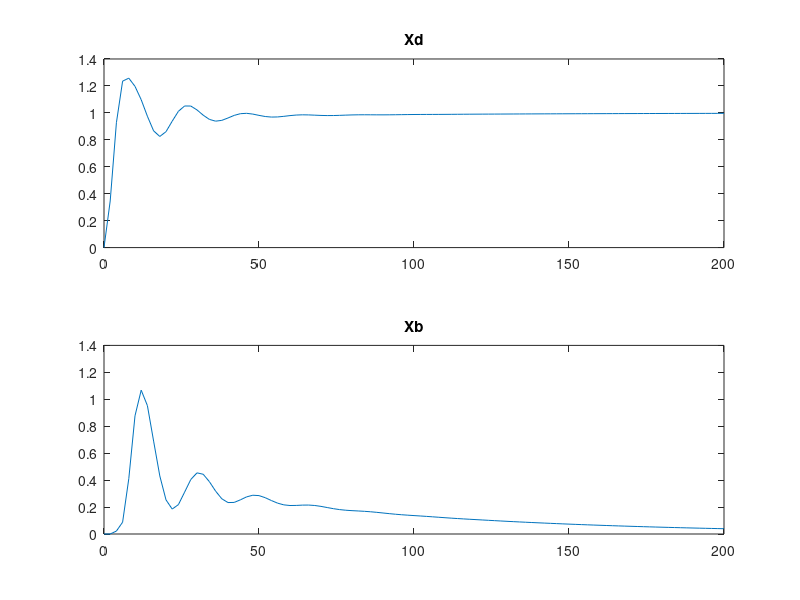
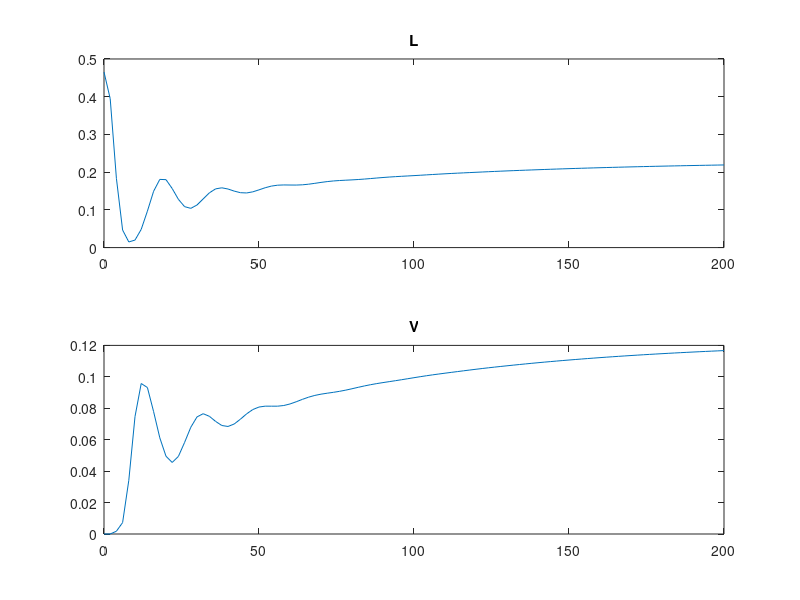

MATLAB code for these plots, in order:
clear all;close all;clc

Xd_3=0; Xd_2=0; Xd_1=0;
Xb_3=0; Xb_2=0; Xb_1=0;

L_7=0;L_6=0; L_5=0; L_4=0; L_3=0; L_2=0; L_1=0;

V_5=0; V_4=0; V_3=0; V_2=0; V_1=0;

F_8=0; F_7=0; F_6=0; F_5=0; F_4=0; F_3=0; F_2=0; F_1=0;

ti = 0;
dt = 2;
tf = 200;

rxd = 1;
rxb = 0;


F = 0.1;
Kpd = 0.375;
Kid = 0.375/8.29;

Kpb = -0.075;
Kib = -0.075/23.6;

k  = 1;

t = ti:dt:tf;
t = t';
int_err_Xd = 0;
int_err_Xb = 0;

for tt = ti:dt:tf
    
Xd(k,1) = 2.6707*Xd_1 - 2.3773*Xd_2 + 0.7053*Xd_3...
        + 0.744*L_1 -0.6263*L_2 - 0.6583*L_3 + 0.5571*L_4...
        - 0.8789*V_2 + 0.7102*V_3 + 0.7945*V_4 - 0.64995*V_5...
        + 0.4549*F_5 -0.7948*F_6 + 0.3267*F_7 + 0.01804*F_8;
 
Xb(k,1) = 2.5621*Xb_1 - 2.1877*Xb_2 + 0.6225*Xb_3...
        + 0.5786*L_4 - 0.473*L_5 - 0.4749*L_6 + 0.3947*L_7...
        - 1.302*V_2 + 0.9887*V_3 + 1.1224*V_4 - 0.8685*V_5...
        + 0.2177*F_2 + 0.1005*F_3 - 0.6446*F_4 + 0.3413*F_5;

err_Xd = rxd - Xd(k,1);
err_Xb = rxb - Xb(k,1);
int_err_Xd = int_err_Xd + err_Xd*dt;
int_err_Xb = int_err_Xb + err_Xb*dt;

intd(k,1) = int_err_Xd;
intb(k,1) = int_err_Xb;

ed(k,1) = err_Xd;
eb(k,1) = err_Xb;

u_L(k,1) = Kpd*err_Xd + Kid*int_err_Xd;
u_V(k,1) = Kpb*err_Xb + Kib*int_err_Xb;

L_7 = L_6;  
L_6 = L_5; 
L_5 = L_4;
L_4 = L_3;
L_3 = L_2;
L_2 = L_1;
L_1 = u_L(k,1);

V_5 = V_4;
V_4 = V_3;
V_3 = V_2;
V_2 = V_1;
V_1 = u_V(k,1);

F_8 = F_7;
F_7 = F_6;
F_6 = F_5;
F_5 = F_4;
F_4 = F_3;
F_3 = F_2;
F_2 = F_1;
F_1 = F;

Xd_3 = Xd_2;
Xd_2 = Xd_1;
Xd_1 = Xd(k,1);

Xb_3 = Xb_2;
Xb_2 = Xb_1;
Xb_1 = Xb(k,1);
  
k = k + 1;    
end

figure(1)
subplot(2,1,1); plot(t,Xd); title('Xd');
subplot(2,1,2); plot(t,Xb); title('Xb');

figure(2)
subplot(2,1,1); plot(t,u_L); title('L');
subplot(2,1,2); plot(t,u_V); title('V');

% figure(3)
% subplot(2,1,1); plot(t,ed); title('intd');
% subplot(2,1,2); plot(t,eb); title('intb');
